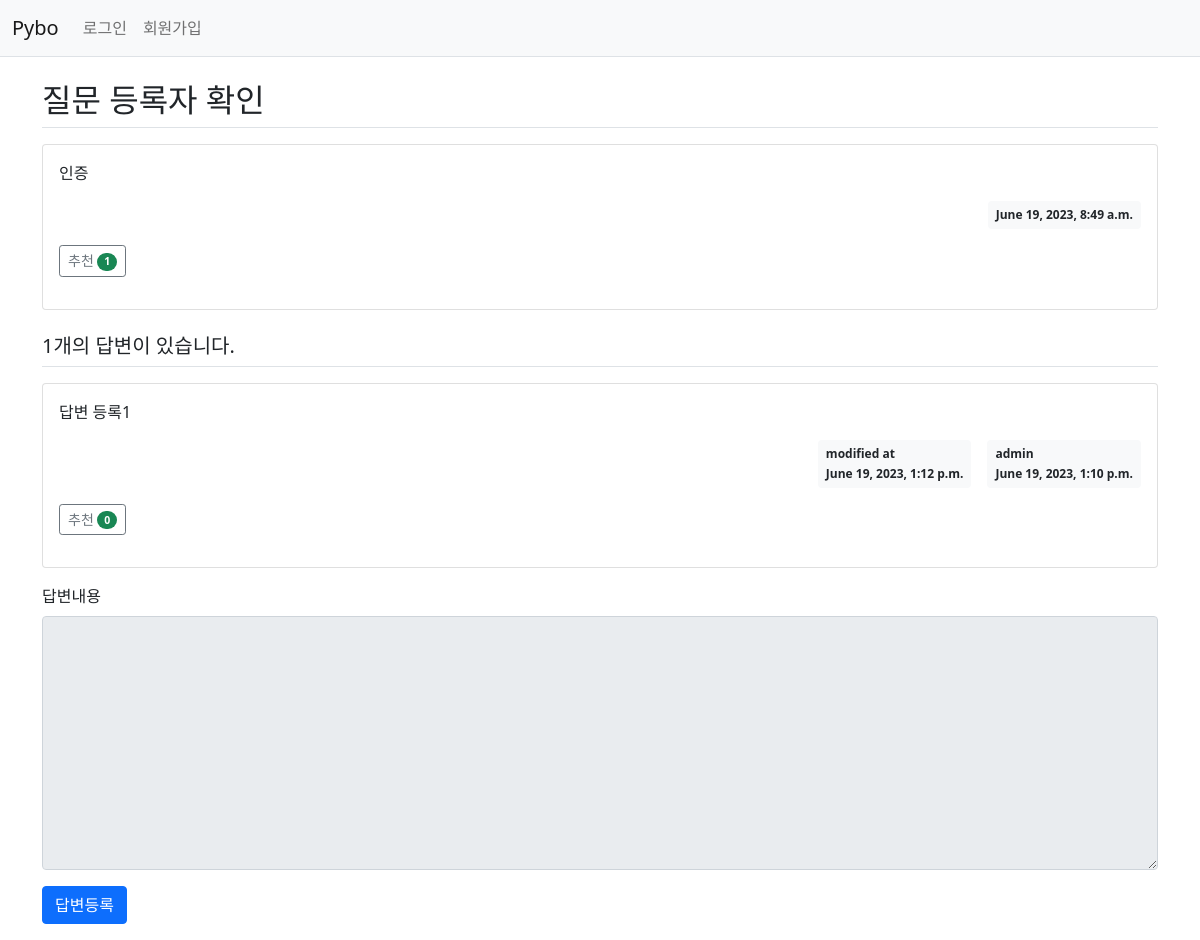
The app's page /pybo/305/, older data.
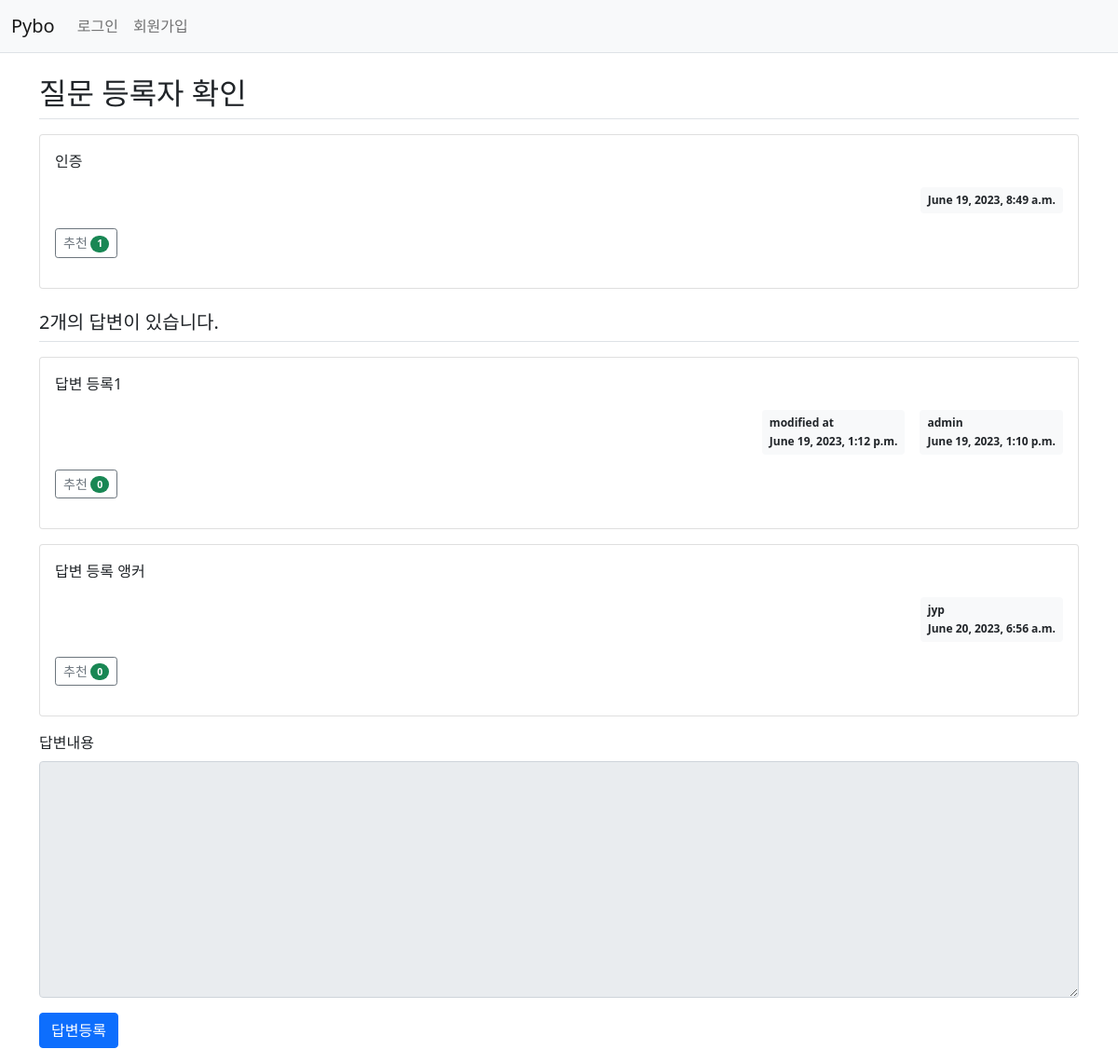
The same page, newer data.
### pybo/models.py (models this page shows, shortened)
class Question(models.Model):
    author = models.ForeignKey(User, on_delete=models.CASCADE, related_name='author_question')
    subject = models.CharField(max_length=200)
    content = models.TextField()
    create_date = models.DateTimeField()
    modify_date = models.DateTimeField(null=True, blank=True)
    voter = models.ManyToManyField(User, related_name='voter_question')  # 추천인 추가

class Answer(models.Model):
    author = models.ForeignKey(User, on_delete=models.CASCADE, related_name='author_answer')
    question = models.ForeignKey(Question, on_delete=models.CASCADE)
    content = models.TextField()
    create_date = models.DateTimeField()
    modify_date = models.DateTimeField(null=True, blank=True)
    voter = models.ManyToManyField(User, related_name='voter_answer')

### pybo/views/base_views.py (the view)
def detail(request, question_id):
    question = get_object_or_404(Question, pk=question_id)
    context = {'question': question}
    return render(request, 'pybo/question_detail.html', context)

### pybo/templatetags/pybo_filter.py (called while the page is built)
@register.filter
def mark(value):
    extensions = ["nl2br", "fenced_code"]
    return mark_safe(markdown.markdown(value, extensions=extensions))

### templates/pybo/question_detail.html (shortened to what this page needs)
{% extends 'base.html' %}
{% load pybo_filter %}
{% block content %}
<div class="container my-3">
    <h2 class="border-bottom py-2">{{ question.subject }}</h2>
    <div class="card my-3">
        <div class="card-body">
            <div class="card-text">{{ question.content|mark }}</div>
            <div class="d-flex justify-content-end">
                <div class="badge bg-light text-dark p-2">
                    {{ question.create_date }}
                </div>
            </div>
            <div class="my-3">
                <a href="javascript:void(0)" data-uri="{% url 'pybo:question_vote' question.id  %}"
                class="recommend btn btn-sm btn-outline-secondary"> 추천
                <span class="badge rounded-pill bg-success">{{question.voter.count}}</span>
                </a>
            </div>
        </div>
    </div>
    <h5 class="border-bottom my-3 py-2">{{question.answer_set.count}}개의 답변이 있습니다.</h5>
    {% for answer in question.answer_set.all %}
    <div class="card my-3">
        <div class="card-body">
            <div class="card-text">{{ answer.content|mark }}</div>
            <div class="d-flex justify-content-end">
                {% if answer.modify_date %}
                <div class="badge bg-light text-dark p-2 text-start mx-3">
                    <div class="mb-2">modified at</div>
                    <div>{{ answer.modify_date }}</div>
                </div>
                {% endif %}
                <div class="badge bg-light text-dark p-2  text-start">
                    <div class="mb-2">{{ answer.author.username }}</div>
                    <div>{{ answer.create_date }}</div>
                </div>
            </div>
            <div class="my-3">
                <a href="javascript:void(0)" data-uri="{% url 'pybo:answer_vote' answer.id  %}"
                class="recommend btn btn-sm btn-outline-secondary"> 추천
                <span class="badge rounded-pill bg-success">{{answer.voter.count}}</span>
                </a>
            </div>
        </div>
    </div>
    {% endfor %}
    <form action="{% url 'pybo:answer_create' question.id %}" method="post" class="my-3">
        <div class="mb-3">
            <label for="content" class="form-label">답변내용</label>
            <textarea {% if not user.is_authenticated %}disabled{% endif %}
              name="content" id="content" class="form-control" rows="10"></textarea>
        </div>
        <input type="submit" value="답변등록" class="btn btn-primary">
    </form>
</div>
{% endblock %}

Row changes from the older to the newer data that the page shows:
computed for Question "질문 등록자 확인": answer_set.count "1" → "2"
added Answer: content|mark "답변 등록 앵커", author.username "jyp", create_date "June 20, 2023, 6:56 a.m.", voter.count "0"
